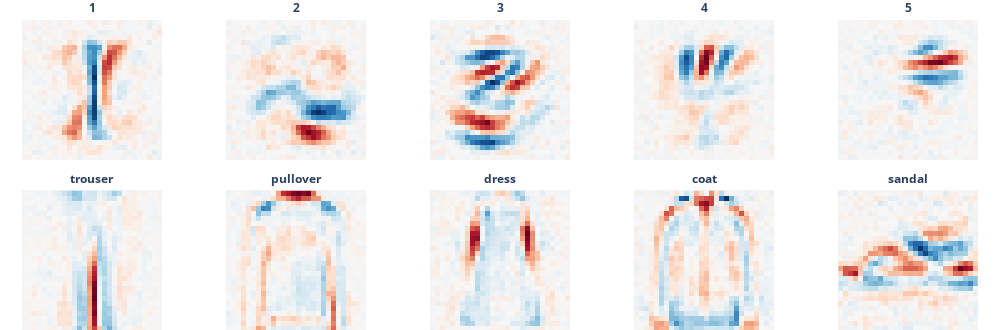

Write notebook code for a chart like this one.
### Markdown cell above
### Figure 2

### Code cell
# Decompose the eigenvalues and eigenvectors
mnist_vals, mnist_vecs = mnist_model.decompose()
fmnist_vals, fmnist_vecs = fmnist_model.decompose()

# Keep only the 1st-5th classes
idxs = slice(1, 6)
vecs = torch.cat([mnist_vecs[idxs, -1], fmnist_vecs[idxs, -1]])
vecs /= (
    vecs.abs().max(1, keepdim=True).values
)  # Normalize eigenvectors to [-1, 1] for visualization

color = dict(color_continuous_scale="RdBu", color_continuous_midpoint=0.0)
fig = px.imshow(
    vecs.view(-1, 28, 28).cpu(),
    facet_col=0,
    facet_col_wrap=5,
    height=330,
    width=1000,
    facet_row_spacing=0.1,
    **color,
)
fig.update_layout(coloraxis_showscale=False, margin=dict(l=0, r=0, b=0, t=20))
fig.update_xaxes(visible=False)
fig.update_yaxes(visible=False)

labels = fmnist_labels[idxs] + mnist_labels[idxs]
[
    a.update(text=f"<b>{labels[i]}</b>", y=a["y"] + 0.005)
    for i, a in enumerate(fig.layout.annotations)
]
fig.show()

### Figure 1 — Plotly figure (JSON) as saved in the notebook; plotly's stock layout.template omitted (floating-point values rounded to 4 significant figures; data arrays with more than 128 entries replaced by an {"elided": "..."} marker saying what was removed)
{"data": [{"coloraxis": "coloraxis", "hovertemplate": "x: %{x}<br>y: %{y}<br>color: %{z}<extra></extra>", "name": "0", "type": "heatmap", "xaxis": "x6", "yaxis": "y6", "z": {"elided": "28x28 float values"}}, {"coloraxis": "coloraxis", "hovertemplate": "x: %{x}<br>y: %{y}<br>color: %{z}<extra></extra>", "name": "1", "type": "heatmap", "xaxis": "x7", "yaxis": "y7", "z": {"elided": "28x28 float values"}}, {"coloraxis": "coloraxis", "hovertemplate": "x: %{x}<br>y: %{y}<br>color: %{z}<extra></extra>", "name": "2", "type": "heatmap", "xaxis": "x8", "yaxis": "y8", "z": {"elided": "28x28 float values"}}, {"coloraxis": "coloraxis", "hovertemplate": "x: %{x}<br>y: %{y}<br>color: %{z}<extra></extra>", "name": "3", "type": "heatmap", "xaxis": "x9", "yaxis": "y9", "z": {"elided": "28x28 float values"}}, {"coloraxis": "coloraxis", "hovertemplate": "x: %{x}<br>y: %{y}<br>color: %{z}<extra></extra>", "name": "4", "type": "heatmap", "xaxis": "x10", "yaxis": "y10", "z": {"elided": "28x28 float values"}}, {"coloraxis": "coloraxis", "hovertemplate": "x: %{x}<br>y: %{y}<br>color: %{z}<extra></extra>", "name": "5", "type": "heatmap", "xaxis": "x", "yaxis": "y", "z": {"elided": "28x28 float values"}}, {"coloraxis": "coloraxis", "hovertemplate": "x: %{x}<br>y: %{y}<br>color: %{z}<extra></extra>", "name": "6", "type": "heatmap", "xaxis": "x2", "yaxis": "y2", "z": {"elided": "28x28 float values"}}, {"coloraxis": "coloraxis", "hovertemplate": "x: %{x}<br>y: %{y}<br>color: %{z}<extra></extra>", "name": "7", "type": "heatmap", "xaxis": "x3", "yaxis": "y3", "z": {"elided": "28x28 float values"}}, {"coloraxis": "coloraxis", "hovertemplate": "x: %{x}<br>y: %{y}<br>color: %{z}<extra></extra>", "name": "8", "type": "heatmap", "xaxis": "x4", "yaxis": "y4", "z": {"elided": "28x28 float values"}}, {"coloraxis": "coloraxis", "hovertemplate": "x: %{x}<br>y: %{y}<br>color: %{z}<extra></extra>", "name": "9", "type": "heatmap", "xaxis": "x5", "yaxis": "y5", "z": {"elided": "28x28 float values"}}], "layout": {"annotations": [{"font": {}, "showarrow": false, "text": "<b>trouser</b>", "x": 0.092, "xanchor": "center", "xref": "paper", "y": 0.455, "yanchor": "bottom", "yref": "paper"}, {"font": {}, "showarrow": false, "text": "<b>pullover</b>", "x": 0.296, "xanchor": "center", "xref": "paper", "y": 0.455, "yanchor": "bottom", "yref": "paper"}, {"font": {}, "showarrow": false, "text": "<b>dress</b>", "x": 0.5, "xanchor": "center", "xref": "paper", "y": 0.455, "yanchor": "bottom", "yref": "paper"}, {"font": {}, "showarrow": false, "text": "<b>coat</b>", "x": 0.704, "xanchor": "center", "xref": "paper", "y": 0.455, "yanchor": "bottom", "yref": "paper"}, {"font": {}, "showarrow": false, "text": "<b>sandal</b>", "x": 0.908, "xanchor": "center", "xref": "paper", "y": 0.455, "yanchor": "bottom", "yref": "paper"}, {"font": {}, "showarrow": false, "text": "<b>1</b>", "x": 0.092, "xanchor": "center", "xref": "paper", "y": 1.005, "yanchor": "bottom", "yref": "paper"}, {"font": {}, "showarrow": false, "text": "<b>2</b>", "x": 0.296, "xanchor": "center", "xref": "paper", "y": 1.005, "yanchor": "bottom", "yref": "paper"}, {"font": {}, "showarrow": false, "text": "<b>3</b>", "x": 0.5, "xanchor": "center", "xref": "paper", "y": 1.005, "yanchor": "bottom", "yref": "paper"}, {"font": {}, "showarrow": false, "text": "<b>4</b>", "x": 0.704, "xanchor": "center", "xref": "paper", "y": 1.005, "yanchor": "bottom", "yref": "paper"}, {"font": {}, "showarrow": false, "text": "<b>5</b>", "x": 0.908, "xanchor": "center", "xref": "paper", "y": 1.005, "yanchor": "bottom", "yref": "paper"}], "coloraxis": {"cmid": 0, "colorscale": [[0, "rgb(103,0,31)"], [0.1, "rgb(178,24,43)"], [0.2, "rgb(214,96,77)"], [0.3, "rgb(244,165,130)"], [0.4, "rgb(253,219,199)"], [0.5, "rgb(247,247,247)"], [0.6, "rgb(209,229,240)"], [0.7, "rgb(146,197,222)"], [0.8, "rgb(67,147,195)"], [0.9, "rgb(33,102,172)"], [1, "rgb(5,48,97)"]], "showscale": false}, "height": 330, "margin": {"b": 0, "l": 0, "r": 0, "t": 20}, "width": 1000, "xaxis": {"anchor": "y", "constrain": "domain", "domain": [0, 0.184], "scaleanchor": "y", "visible": false}, "xaxis10": {"anchor": "y10", "domain": [0.816, 1], "matches": "x", "showticklabels": false, "visible": false}, "xaxis2": {"anchor": "y2", "domain": [0.204, 0.388], "matches": "x", "visible": false}, "xaxis3": {"anchor": "y3", "domain": [0.408, 0.592], "matches": "x", "visible": false}, "xaxis4": {"anchor": "y4", "domain": [0.612, 0.796], "matches": "x", "visible": false}, "xaxis5": {"anchor": "y5", "domain": [0.816, 1], "matches": "x", "visible": false}, "xaxis6": {"anchor": "y6", "domain": [0, 0.184], "matches": "x", "showticklabels": false, "visible": false}, "xaxis7": {"anchor": "y7", "domain": [0.204, 0.388], "matches": "x", "showticklabels": false, "visible": false}, "xaxis8": {"anchor": "y8", "domain": [0.408, 0.592], "matches": "x", "showticklabels": false, "visible": false}, "xaxis9": {"anchor": "y9", "domain": [0.612, 0.796], "matches": "x", "showticklabels": false, "visible": false}, "yaxis": {"anchor": "x", "autorange": "reversed", "constrain": "domain", "domain": [0, 0.45], "visible": false}, "yaxis10": {"anchor": "x10", "domain": [0.55, 1], "matches": "y", "showticklabels": false, "visible": false}, "yaxis2": {"anchor": "x2", "domain": [0, 0.45], "matches": "y", "showticklabels": false, "visible": false}, "yaxis3": {"anchor": "x3", "domain": [0, 0.45], "matches": "y", "showticklabels": false, "visible": false}, "yaxis4": {"anchor": "x4", "domain": [0, 0.45], "matches": "y", "showticklabels": false, "visible": false}, "yaxis5": {"anchor": "x5", "domain": [0, 0.45], "matches": "y", "showticklabels": false, "visible": false}, "yaxis6": {"anchor": "x6", "domain": [0.55, 1], "matches": "y", "visible": false}, "yaxis7": {"anchor": "x7", "domain": [0.55, 1], "matches": "y", "showticklabels": false, "visible": false}, "yaxis8": {"anchor": "x8", "domain": [0.55, 1], "matches": "y", "showticklabels": false, "visible": false}, "yaxis9": {"anchor": "x9", "domain": [0.55, 1], "matches": "y", "showticklabels": false, "visible": false}}}
